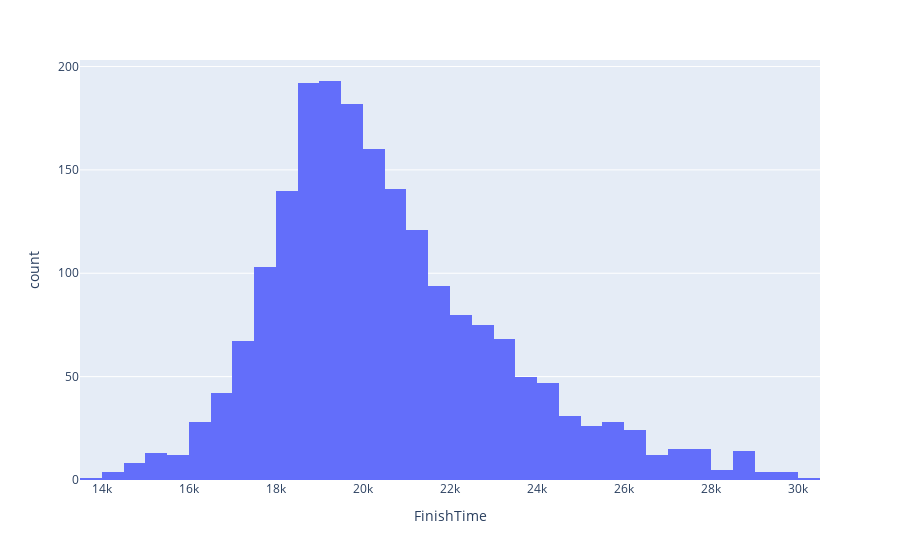

Here is the notebook cell this chart was saved with:
### Code cell
subevent_id = "B68F937C-D5B4-462A-9DDA-5ED8FB00BD4E" # 70.3 Women 2023
# subevent_id = "0279BEB6-4DAF-4909-BD37-CD4933BCE10A" # 70.3 Men 2023
# subevent_id = "203D5F2F-9E1A-4355-94B4-09ECF8B5BB84" # 70.3 Combined 2021

df = pd.read_csv(data_folder(f"im/csv/{subevent_id}.csv"))
df = df[df.EventStatus == "Finish"] # only finishers

fig = px.histogram(df, x="FinishTime", nbins=50)
fig.show()

### Figure 1 — Plotly figure (JSON) as saved in the notebook; plotly's stock layout.template omitted (floating-point values rounded to 4 significant figures; data arrays with more than 128 entries replaced by an {"elided": "..."} marker saying what was removed)
{"data": [{"alignmentgroup": "True", "bingroup": "x", "hovertemplate": "FinishTime=%{x}<br>count=%{y}<extra></extra>", "legendgroup": "", "marker": {"color": "#636efa", "pattern": {"shape": ""}}, "name": "", "nbinsx": 50, "offsetgroup": "", "orientation": "v", "showlegend": false, "type": "histogram", "x": {"elided": "2000 int values"}, "xaxis": "x", "yaxis": "y"}], "layout": {"barmode": "relative", "legend": {"tracegroupgap": 0}, "margin": {"t": 60}, "xaxis": {"anchor": "y", "domain": [0, 1], "title": {"text": "FinishTime"}}, "yaxis": {"anchor": "x", "domain": [0, 1], "title": {"text": "count"}}}}
